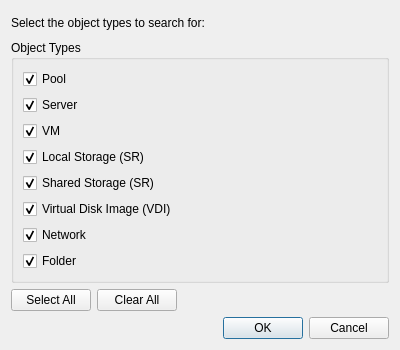
<?xml version="1.0" encoding="UTF-8"?>
<ui version="4.0">
 <class>CustomSearchDialog</class>
 <widget class="QDialog" name="CustomSearchDialog">
  <property name="geometry">
   <rect>
    <x>0</x>
    <y>0</y>
    <width>400</width>
    <height>350</height>
   </rect>
  </property>
  <property name="windowTitle">
   <string>Custom Search Scope</string>
  </property>
  <layout class="QVBoxLayout" name="verticalLayout">
   <item>
    <widget class="QLabel" name="label">
     <property name="text">
      <string>Select the object types to search for:</string>
     </property>
    </widget>
   </item>
   <item>
    <widget class="QGroupBox" name="objectTypesGroupBox">
     <property name="title">
      <string>Object Types</string>
     </property>
     <layout class="QVBoxLayout" name="verticalLayout_2">
      <item>
       <widget class="QCheckBox" name="poolCheckBox">
        <property name="text">
         <string>Pool</string>
        </property>
        <property name="checked">
         <bool>true</bool>
        </property>
       </widget>
      </item>
      <item>
       <widget class="QCheckBox" name="serverCheckBox">
        <property name="text">
         <string>Server</string>
        </property>
        <property name="checked">
         <bool>true</bool>
        </property>
       </widget>
      </item>
      <item>
       <widget class="QCheckBox" name="vmCheckBox">
        <property name="text">
         <string>VM</string>
        </property>
        <property name="checked">
         <bool>true</bool>
        </property>
       </widget>
      </item>
      <item>
       <widget class="QCheckBox" name="localSRCheckBox">
        <property name="text">
         <string>Local Storage (SR)</string>
        </property>
        <property name="checked">
         <bool>true</bool>
        </property>
       </widget>
      </item>
      <item>
       <widget class="QCheckBox" name="remoteSRCheckBox">
        <property name="text">
         <string>Shared Storage (SR)</string>
        </property>
        <property name="checked">
         <bool>true</bool>
        </property>
       </widget>
      </item>
      <item>
       <widget class="QCheckBox" name="vdiCheckBox">
        <property name="text">
         <string>Virtual Disk Image (VDI)</string>
        </property>
        <property name="checked">
         <bool>true</bool>
        </property>
       </widget>
      </item>
      <item>
       <widget class="QCheckBox" name="networkCheckBox">
        <property name="text">
         <string>Network</string>
        </property>
        <property name="checked">
         <bool>true</bool>
        </property>
       </widget>
      </item>
      <item>
       <widget class="QCheckBox" name="folderCheckBox">
        <property name="text">
         <string>Folder</string>
        </property>
        <property name="checked">
         <bool>true</bool>
        </property>
       </widget>
      </item>
     </layout>
    </widget>
   </item>
   <item>
    <layout class="QHBoxLayout" name="horizontalLayout">
     <item>
      <widget class="QPushButton" name="selectAllButton">
       <property name="text">
        <string>Select All</string>
       </property>
      </widget>
     </item>
     <item>
      <widget class="QPushButton" name="clearAllButton">
       <property name="text">
        <string>Clear All</string>
       </property>
      </widget>
     </item>
     <item>
      <spacer name="horizontalSpacer">
       <property name="orientation">
        <enum>Qt::Horizontal</enum>
       </property>
       <property name="sizeHint" stdset="0">
        <size>
         <width>40</width>
         <height>20</height>
        </size>
       </property>
      </spacer>
     </item>
    </layout>
   </item>
   <item>
    <widget class="QDialogButtonBox" name="buttonBox">
     <property name="orientation">
      <enum>Qt::Horizontal</enum>
     </property>
     <property name="standardButtons">
      <set>QDialogButtonBox::Cancel|QDialogButtonBox::Ok</set>
     </property>
    </widget>
   </item>
  </layout>
 </widget>
 <resources/>
 <connections/>
</ui>
